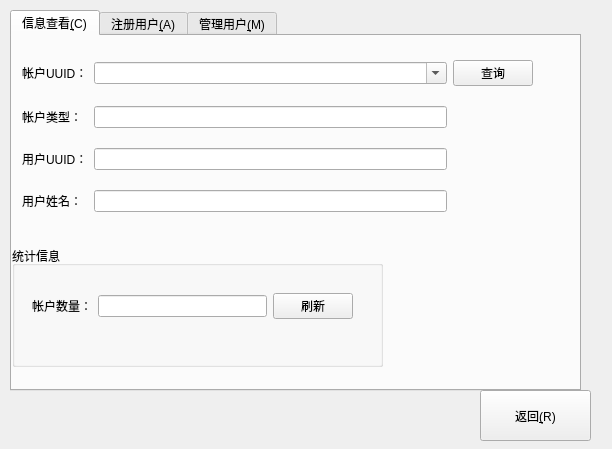
<?xml version="1.0" encoding="UTF-8"?>
<ui version="4.0">
 <class>airLifeWidget::UserAndAccountManager</class>
 <widget class="QWidget" name="airLifeWidget::UserAndAccountManager">
  <property name="geometry">
   <rect>
    <x>0</x>
    <y>0</y>
    <width>612</width>
    <height>449</height>
   </rect>
  </property>
  <property name="minimumSize">
   <size>
    <width>612</width>
    <height>449</height>
   </size>
  </property>
  <property name="maximumSize">
   <size>
    <width>612</width>
    <height>449</height>
   </size>
  </property>
  <property name="windowTitle">
   <string>用户管理</string>
  </property>
  <widget class="QTabWidget" name="tabWidget">
   <property name="geometry">
    <rect>
     <x>10</x>
     <y>10</y>
     <width>571</width>
     <height>381</height>
    </rect>
   </property>
   <property name="currentIndex">
    <number>0</number>
   </property>
   <widget class="QWidget" name="airLifeInformationTab">
    <attribute name="title">
     <string>信息查看&amp;(C)</string>
    </attribute>
    <widget class="QWidget" name="gridLayoutWidget">
     <property name="geometry">
      <rect>
       <x>10</x>
       <y>10</y>
       <width>511</width>
       <height>181</height>
      </rect>
     </property>
     <layout class="QGridLayout" name="gridLayout">
      <item row="2" column="0">
       <widget class="QLabel" name="airLifeUserUUIDLabel">
        <property name="text">
         <string>用户UUID：</string>
        </property>
       </widget>
      </item>
      <item row="3" column="0">
       <widget class="QLabel" name="airLifeUserNameLabel">
        <property name="text">
         <string>用户姓名：</string>
        </property>
       </widget>
      </item>
      <item row="2" column="1">
       <widget class="QLineEdit" name="airLifeUUIDLineEdit">
        <property name="readOnly">
         <bool>true</bool>
        </property>
       </widget>
      </item>
      <item row="0" column="1">
       <widget class="QComboBox" name="airLifeAccountUUIDComboBox">
        <property name="editable">
         <bool>true</bool>
        </property>
        <property name="insertPolicy">
         <enum>QComboBox::NoInsert</enum>
        </property>
       </widget>
      </item>
      <item row="1" column="0">
       <widget class="QLabel" name="airLifeAccountNameLabel">
        <property name="text">
         <string>帐户类型：</string>
        </property>
       </widget>
      </item>
      <item row="1" column="1">
       <widget class="QLineEdit" name="airLifeAccountTypeLineEdit">
        <property name="readOnly">
         <bool>true</bool>
        </property>
       </widget>
      </item>
      <item row="0" column="0">
       <widget class="QLabel" name="airLifeAccountUUIDLabel">
        <property name="text">
         <string>帐户UUID：</string>
        </property>
       </widget>
      </item>
      <item row="3" column="1">
       <widget class="QLineEdit" name="airLifeUserNameLineEdit">
        <property name="readOnly">
         <bool>true</bool>
        </property>
       </widget>
      </item>
      <item row="0" column="2">
       <widget class="QPushButton" name="airLifeSearchButton">
        <property name="text">
         <string>查询</string>
        </property>
       </widget>
      </item>
     </layout>
    </widget>
    <widget class="QGroupBox" name="airLifeTotalGroupBox">
     <property name="geometry">
      <rect>
       <x>0</x>
       <y>210</y>
       <width>371</width>
       <height>121</height>
      </rect>
     </property>
     <property name="title">
      <string>统计信息</string>
     </property>
     <widget class="QWidget" name="horizontalLayoutWidget">
      <property name="geometry">
       <rect>
        <x>20</x>
        <y>20</y>
        <width>321</width>
        <height>80</height>
       </rect>
      </property>
      <layout class="QHBoxLayout" name="horizontalLayout">
       <item>
        <widget class="QLabel" name="airLifeAccountNumberLabel">
         <property name="text">
          <string>帐户数量：</string>
         </property>
        </widget>
       </item>
       <item>
        <widget class="QLineEdit" name="airLifeUserNumberLineEdit">
         <property name="readOnly">
          <bool>true</bool>
         </property>
        </widget>
       </item>
       <item>
        <widget class="QPushButton" name="airLifeFlushButton">
         <property name="text">
          <string>刷新</string>
         </property>
        </widget>
       </item>
      </layout>
     </widget>
    </widget>
   </widget>
   <widget class="QWidget" name="airLifeRegisterAccount">
    <attribute name="title">
     <string>注册用户&amp;(A)</string>
    </attribute>
    <widget class="QWidget" name="gridLayoutWidget_3">
     <property name="geometry">
      <rect>
       <x>10</x>
       <y>10</y>
       <width>511</width>
       <height>181</height>
      </rect>
     </property>
     <layout class="QGridLayout" name="gridLayout_3">
      <item row="3" column="0">
       <widget class="QLabel" name="airLifeUserUUIDLabel_Re">
        <property name="text">
         <string>用户UUID：</string>
        </property>
       </widget>
      </item>
      <item row="2" column="1">
       <widget class="QComboBox" name="airLifeAccountTypeComboBox_Re">
        <property name="editable">
         <bool>false</bool>
        </property>
        <property name="insertPolicy">
         <enum>QComboBox::NoInsert</enum>
        </property>
        <item>
         <property name="text">
          <string>(请选择)</string>
         </property>
        </item>
        <item>
         <property name="text">
          <string>普通用户</string>
         </property>
        </item>
        <item>
         <property name="text">
          <string>管理员</string>
         </property>
        </item>
       </widget>
      </item>
      <item row="0" column="0">
       <widget class="QLabel" name="airLifeAccountUUIDLabel_Re">
        <property name="text">
         <string>帐户UUID：</string>
        </property>
       </widget>
      </item>
      <item row="4" column="0">
       <widget class="QLabel" name="airLifeUserNameLabel_Re">
        <property name="text">
         <string>用户姓名：</string>
        </property>
       </widget>
      </item>
      <item row="2" column="0">
       <widget class="QLabel" name="airLifeAccountNameLabel_Re">
        <property name="text">
         <string>帐户类型：</string>
        </property>
       </widget>
      </item>
      <item row="3" column="1">
       <widget class="QLineEdit" name="airLifeUUIDLineEdit_Re">
        <property name="enabled">
         <bool>false</bool>
        </property>
        <property name="readOnly">
         <bool>true</bool>
        </property>
        <property name="clearButtonEnabled">
         <bool>false</bool>
        </property>
       </widget>
      </item>
      <item row="4" column="1">
       <widget class="QLineEdit" name="airLifeUserNameLineEdit_Re">
        <property name="enabled">
         <bool>false</bool>
        </property>
        <property name="readOnly">
         <bool>false</bool>
        </property>
       </widget>
      </item>
      <item row="0" column="1">
       <widget class="QComboBox" name="airLifeAccountUUIDComboBox_Re">
        <property name="editable">
         <bool>true</bool>
        </property>
        <property name="insertPolicy">
         <enum>QComboBox::NoInsert</enum>
        </property>
       </widget>
      </item>
      <item row="1" column="1">
       <widget class="QLineEdit" name="pas_inp">
        <property name="styleSheet">
         <string notr="true">border-radius:5px;
border:2px solid qlineargradient(spread:pad, x1:0, y1:0, x2:1, y2:0, stop:0 rgba(255, 0, 0, 255), stop:0.166 rgba(255, 255, 0, 255), stop:0.333 rgba(0, 255, 0, 255), stop:0.5 rgba(0, 255, 255, 255), stop:0.666 rgba(0, 0, 255, 255), stop:0.833 rgba(255, 0, 255, 255), stop:1 rgba(255, 0, 0, 255));
background: url(:/Icon/airLifeLockS.ico) no-repeat left center ; padding-left: 15px;



</string>
        </property>
        <property name="maxLength">
         <number>25</number>
        </property>
        <property name="echoMode">
         <enum>QLineEdit::PasswordEchoOnEdit</enum>
        </property>
        <property name="placeholderText">
         <string>请输入密码</string>
        </property>
        <property name="clearButtonEnabled">
         <bool>true</bool>
        </property>
       </widget>
      </item>
      <item row="1" column="0">
       <widget class="QLabel" name="pas_lab">
        <property name="layoutDirection">
         <enum>Qt::LeftToRight</enum>
        </property>
        <property name="text">
         <string>账号密码：</string>
        </property>
        <property name="alignment">
         <set>Qt::AlignLeading|Qt::AlignLeft|Qt::AlignVCenter</set>
        </property>
       </widget>
      </item>
     </layout>
    </widget>
    <widget class="QPushButton" name="airLifeRegisterPushButton">
     <property name="geometry">
      <rect>
       <x>10</x>
       <y>270</y>
       <width>101</width>
       <height>51</height>
      </rect>
     </property>
     <property name="text">
      <string>注册账号</string>
     </property>
    </widget>
   </widget>
   <widget class="QWidget" name="airLifeManagerTab">
    <attribute name="title">
     <string>管理用户&amp;(M)</string>
    </attribute>
    <widget class="QWidget" name="gridLayoutWidget_2">
     <property name="geometry">
      <rect>
       <x>10</x>
       <y>10</y>
       <width>511</width>
       <height>181</height>
      </rect>
     </property>
     <layout class="QGridLayout" name="gridLayout_2">
      <item row="4" column="1">
       <widget class="QLineEdit" name="pas_inp_2">
        <property name="styleSheet">
         <string notr="true">border-radius:5px;
border:2px solid qlineargradient(spread:pad, x1:0, y1:0, x2:1, y2:0, stop:0 rgba(255, 0, 0, 255), stop:0.166 rgba(255, 255, 0, 255), stop:0.333 rgba(0, 255, 0, 255), stop:0.5 rgba(0, 255, 255, 255), stop:0.666 rgba(0, 0, 255, 255), stop:0.833 rgba(255, 0, 255, 255), stop:1 rgba(255, 0, 0, 255));
background: url(:/Icon/airLifeLockS.ico) no-repeat left center ; padding-left: 15px;



</string>
        </property>
        <property name="maxLength">
         <number>25</number>
        </property>
        <property name="echoMode">
         <enum>QLineEdit::PasswordEchoOnEdit</enum>
        </property>
        <property name="placeholderText">
         <string>请输入密码</string>
        </property>
        <property name="clearButtonEnabled">
         <bool>true</bool>
        </property>
       </widget>
      </item>
      <item row="1" column="0">
       <widget class="QLabel" name="airLifeAccountNameLabel_2">
        <property name="text">
         <string>帐户类型：</string>
        </property>
       </widget>
      </item>
      <item row="2" column="0">
       <widget class="QLabel" name="airLifeUserUUIDLabel_2">
        <property name="text">
         <string>用户UUID：</string>
        </property>
       </widget>
      </item>
      <item row="1" column="1">
       <widget class="QComboBox" name="airLifeAccountTypeComboBox_Ma">
        <property name="editable">
         <bool>false</bool>
        </property>
        <property name="insertPolicy">
         <enum>QComboBox::NoInsert</enum>
        </property>
        <item>
         <property name="text">
          <string/>
         </property>
        </item>
        <item>
         <property name="text">
          <string>管理员</string>
         </property>
        </item>
        <item>
         <property name="text">
          <string>普通用户</string>
         </property>
        </item>
       </widget>
      </item>
      <item row="0" column="2">
       <widget class="QPushButton" name="airLifeSearchButton_2">
        <property name="text">
         <string>查询</string>
        </property>
       </widget>
      </item>
      <item row="3" column="0">
       <widget class="QLabel" name="airLifeUserNameLabel_2">
        <property name="text">
         <string>用户姓名：</string>
        </property>
       </widget>
      </item>
      <item row="0" column="0">
       <widget class="QLabel" name="airLifeAccountUUIDLabel_2">
        <property name="text">
         <string>帐户UUID：</string>
        </property>
       </widget>
      </item>
      <item row="2" column="1">
       <widget class="QLineEdit" name="airLifeUUIDLineEdit_Ma">
        <property name="readOnly">
         <bool>true</bool>
        </property>
       </widget>
      </item>
      <item row="0" column="1">
       <widget class="QComboBox" name="airLifeAccountUUIDComboBox_Ma">
        <property name="editable">
         <bool>true</bool>
        </property>
        <property name="insertPolicy">
         <enum>QComboBox::NoInsert</enum>
        </property>
       </widget>
      </item>
      <item row="3" column="1">
       <widget class="QLineEdit" name="airLifeUserNameLineEdit_Ma">
        <property name="readOnly">
         <bool>false</bool>
        </property>
       </widget>
      </item>
      <item row="4" column="0">
       <widget class="QLabel" name="pas_lab_2">
        <property name="layoutDirection">
         <enum>Qt::LeftToRight</enum>
        </property>
        <property name="text">
         <string>修改密码：</string>
        </property>
        <property name="alignment">
         <set>Qt::AlignLeading|Qt::AlignLeft|Qt::AlignVCenter</set>
        </property>
       </widget>
      </item>
     </layout>
    </widget>
    <widget class="QGroupBox" name="airLifeManagerGroupBox">
     <property name="geometry">
      <rect>
       <x>0</x>
       <y>210</y>
       <width>321</width>
       <height>121</height>
      </rect>
     </property>
     <property name="title">
      <string>管理操作</string>
     </property>
     <widget class="QPushButton" name="airLifeChangeUserNameButton">
      <property name="geometry">
       <rect>
        <x>20</x>
        <y>20</y>
        <width>131</width>
        <height>41</height>
       </rect>
      </property>
      <property name="text">
       <string>更改用户姓名</string>
      </property>
     </widget>
     <widget class="QPushButton" name="airLifeChangeAccountTypePushButton">
      <property name="geometry">
       <rect>
        <x>20</x>
        <y>70</y>
        <width>131</width>
        <height>41</height>
       </rect>
      </property>
      <property name="text">
       <string>修改帐户类型</string>
      </property>
     </widget>
     <widget class="QPushButton" name="airLifeDeleteAccountPushButton">
      <property name="geometry">
       <rect>
        <x>170</x>
        <y>70</y>
        <width>131</width>
        <height>41</height>
       </rect>
      </property>
      <property name="text">
       <string>删除帐户</string>
      </property>
     </widget>
     <widget class="QPushButton" name="airLifeChangeAccountPasswordButton">
      <property name="geometry">
       <rect>
        <x>170</x>
        <y>20</y>
        <width>131</width>
        <height>41</height>
       </rect>
      </property>
      <property name="text">
       <string>更改用户密码</string>
      </property>
     </widget>
    </widget>
   </widget>
  </widget>
  <widget class="QPushButton" name="airLifeBackPushButton">
   <property name="geometry">
    <rect>
     <x>480</x>
     <y>390</y>
     <width>111</width>
     <height>51</height>
    </rect>
   </property>
   <property name="text">
    <string>返回&amp;(R)</string>
   </property>
  </widget>
 </widget>
 <resources/>
 <connections/>
</ui>
